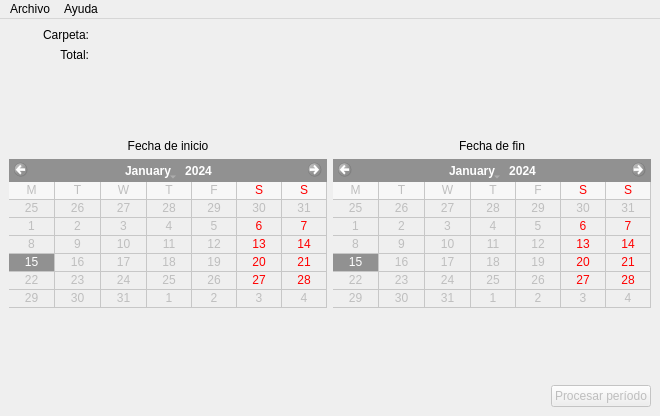
<?xml version="1.0" encoding="UTF-8"?>
<ui version="4.0">
 <class>MainWindow</class>
 <widget class="QMainWindow" name="MainWindow">
  <property name="geometry">
   <rect>
    <x>0</x>
    <y>0</y>
    <width>660</width>
    <height>416</height>
   </rect>
  </property>
  <property name="windowTitle">
   <string>E-Libatt</string>
  </property>
  <widget class="QWidget" name="centralwidget">
   <layout class="QVBoxLayout" name="verticalLayout">
    <item>
     <layout class="QHBoxLayout" name="horizontalLayout">
      <item>
       <widget class="QLabel" name="label">
        <property name="sizePolicy">
         <sizepolicy hsizetype="Preferred" vsizetype="Preferred">
          <horstretch>0</horstretch>
          <verstretch>0</verstretch>
         </sizepolicy>
        </property>
        <property name="minimumSize">
         <size>
          <width>80</width>
          <height>0</height>
         </size>
        </property>
        <property name="maximumSize">
         <size>
          <width>80</width>
          <height>16777215</height>
         </size>
        </property>
        <property name="text">
         <string>Carpeta:</string>
        </property>
        <property name="alignment">
         <set>Qt::AlignRight|Qt::AlignTrailing|Qt::AlignVCenter</set>
        </property>
       </widget>
      </item>
      <item>
       <widget class="QLabel" name="folder">
        <property name="sizePolicy">
         <sizepolicy hsizetype="MinimumExpanding" vsizetype="Preferred">
          <horstretch>0</horstretch>
          <verstretch>0</verstretch>
         </sizepolicy>
        </property>
        <property name="text">
         <string/>
        </property>
       </widget>
      </item>
     </layout>
    </item>
    <item>
     <layout class="QHBoxLayout" name="horizontalLayout_3">
      <item>
       <widget class="QLabel" name="label_6">
        <property name="minimumSize">
         <size>
          <width>80</width>
          <height>0</height>
         </size>
        </property>
        <property name="maximumSize">
         <size>
          <width>80</width>
          <height>16777215</height>
         </size>
        </property>
        <property name="text">
         <string>Total:</string>
        </property>
        <property name="alignment">
         <set>Qt::AlignRight|Qt::AlignTrailing|Qt::AlignVCenter</set>
        </property>
       </widget>
      </item>
      <item>
       <widget class="QLabel" name="total_files">
        <property name="sizePolicy">
         <sizepolicy hsizetype="MinimumExpanding" vsizetype="Preferred">
          <horstretch>0</horstretch>
          <verstretch>0</verstretch>
         </sizepolicy>
        </property>
        <property name="text">
         <string/>
        </property>
       </widget>
      </item>
     </layout>
    </item>
    <item>
     <spacer name="verticalSpacer_2">
      <property name="orientation">
       <enum>Qt::Vertical</enum>
      </property>
      <property name="sizeHint" stdset="0">
       <size>
        <width>20</width>
        <height>40</height>
       </size>
      </property>
     </spacer>
    </item>
    <item>
     <layout class="QGridLayout" name="gridLayout">
      <item row="0" column="0">
       <widget class="QLabel" name="label_4">
        <property name="text">
         <string>Fecha de inicio</string>
        </property>
        <property name="alignment">
         <set>Qt::AlignCenter</set>
        </property>
       </widget>
      </item>
      <item row="1" column="1">
       <widget class="QCalendarWidget" name="to_date">
        <property name="enabled">
         <bool>false</bool>
        </property>
        <property name="sizePolicy">
         <sizepolicy hsizetype="Preferred" vsizetype="Preferred">
          <horstretch>0</horstretch>
          <verstretch>0</verstretch>
         </sizepolicy>
        </property>
        <property name="gridVisible">
         <bool>true</bool>
        </property>
        <property name="horizontalHeaderFormat">
         <enum>QCalendarWidget::SingleLetterDayNames</enum>
        </property>
        <property name="verticalHeaderFormat">
         <enum>QCalendarWidget::NoVerticalHeader</enum>
        </property>
       </widget>
      </item>
      <item row="0" column="1">
       <widget class="QLabel" name="label_5">
        <property name="text">
         <string>Fecha de fin</string>
        </property>
        <property name="alignment">
         <set>Qt::AlignCenter</set>
        </property>
       </widget>
      </item>
      <item row="1" column="0">
       <widget class="QCalendarWidget" name="from_date">
        <property name="enabled">
         <bool>false</bool>
        </property>
        <property name="sizePolicy">
         <sizepolicy hsizetype="Preferred" vsizetype="Preferred">
          <horstretch>0</horstretch>
          <verstretch>0</verstretch>
         </sizepolicy>
        </property>
        <property name="gridVisible">
         <bool>true</bool>
        </property>
        <property name="horizontalHeaderFormat">
         <enum>QCalendarWidget::SingleLetterDayNames</enum>
        </property>
        <property name="verticalHeaderFormat">
         <enum>QCalendarWidget::NoVerticalHeader</enum>
        </property>
        <property name="dateEditEnabled">
         <bool>true</bool>
        </property>
       </widget>
      </item>
     </layout>
    </item>
    <item>
     <spacer name="verticalSpacer">
      <property name="orientation">
       <enum>Qt::Vertical</enum>
      </property>
      <property name="sizeHint" stdset="0">
       <size>
        <width>20</width>
        <height>40</height>
       </size>
      </property>
     </spacer>
    </item>
    <item>
     <layout class="QHBoxLayout" name="horizontalLayout_2">
      <item>
       <spacer name="horizontalSpacer">
        <property name="orientation">
         <enum>Qt::Horizontal</enum>
        </property>
        <property name="sizeHint" stdset="0">
         <size>
          <width>40</width>
          <height>20</height>
         </size>
        </property>
       </spacer>
      </item>
      <item>
       <widget class="QPushButton" name="process">
        <property name="enabled">
         <bool>false</bool>
        </property>
        <property name="text">
         <string>Procesar período</string>
        </property>
       </widget>
      </item>
     </layout>
    </item>
   </layout>
  </widget>
  <widget class="QMenuBar" name="menubar">
   <property name="geometry">
    <rect>
     <x>0</x>
     <y>0</y>
     <width>660</width>
     <height>22</height>
    </rect>
   </property>
   <widget class="QMenu" name="menuArchivo">
    <property name="title">
     <string>Archivo</string>
    </property>
    <addaction name="actionSelectFolder"/>
    <addaction name="separator"/>
    <addaction name="actionQuit"/>
   </widget>
   <widget class="QMenu" name="menuAyuda">
    <property name="title">
     <string>Ayuda</string>
    </property>
    <addaction name="actionAbout"/>
   </widget>
   <addaction name="menuArchivo"/>
   <addaction name="menuAyuda"/>
  </widget>
  <action name="actionSelectFolder">
   <property name="text">
    <string>Seleccionar carpeta ...</string>
   </property>
  </action>
  <action name="actionAbout">
   <property name="text">
    <string>Acerca ...</string>
   </property>
  </action>
  <action name="actionQuit">
   <property name="text">
    <string>Salir</string>
   </property>
  </action>
 </widget>
 <resources/>
 <connections/>
</ui>
